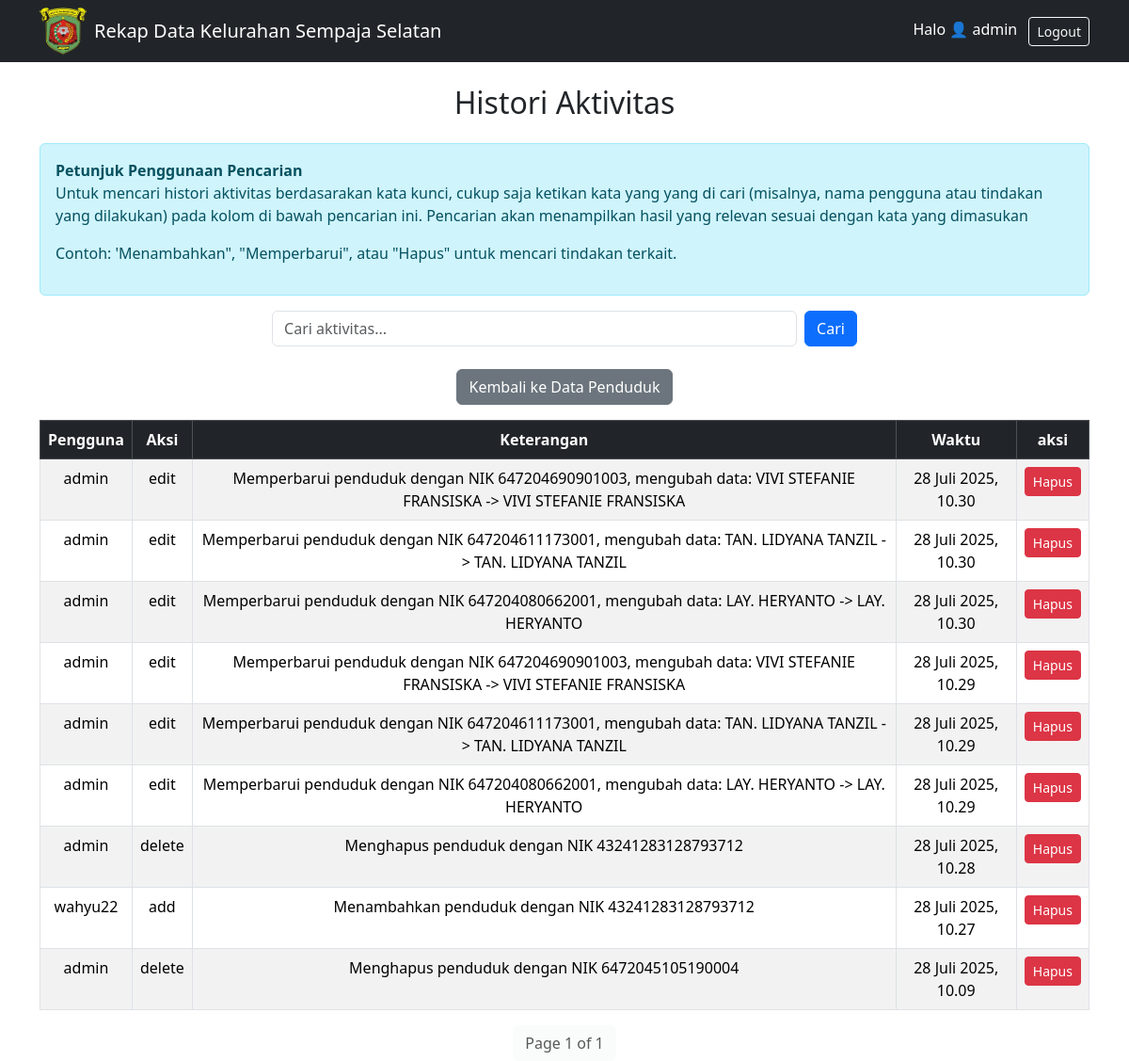
The app's page /Histori/ (signed in), older data.
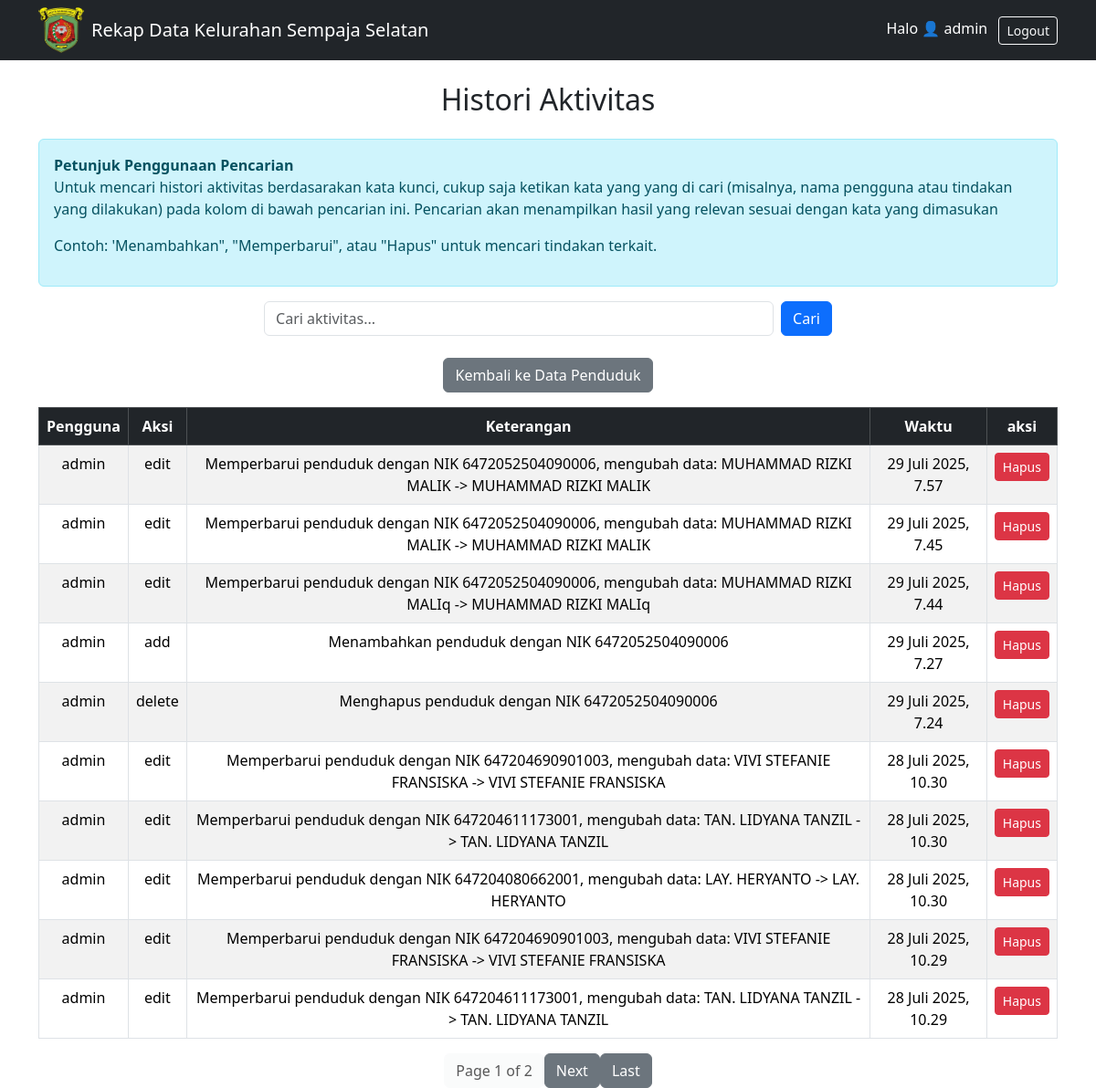
The same page, newer data.
### rekap/models.py (models this page shows, shortened)
class Histori(models.Model):
    ACTION_CHOICES = [
        ('add', 'Add'),
        ('edit', 'Edit'),
        ('delete', 'Delete'),
    ]
    user = models.ForeignKey(User, on_delete=models.CASCADE)  # Pengguna yang melakukan aksi
    action = models.CharField(max_length=20, choices=ACTION_CHOICES)  # Jenis aksi
    object_type = models.CharField(max_length=100)  # Jenis objek yang diubah
    object_id = models.PositiveIntegerField()  # ID objek yang diubah
    timestamp = models.DateTimeField(default=timezone.now)  # Waktu tindakan dilakukan
    details = models.TextField(null=True, blank=True)  # Rincian tentang tindakan

### rekap/views.py (the view)
# urls.py: path('Histori/', views.histori_aktivitas, name='histori_aktivitas'),
@login_required
def histori_aktivitas(request):
    if request.GET.get('q'):
        historis = Histori.objects.filter(details__icontains=request.GET['q']).order_by('-timestamp')  # jika ingin filter pencarian
    else:
        historis = Histori.objects.all().order_by('-timestamp')  # untuk ambil semua data histori yang ada
    paginator = Paginator(historis, 10)
    page = request.GET.get('page')
    historis = paginator.get_page(page)
    return render(request, 'rekap/histori.html', {'historis': historis})

### rekap/templates/rekap/Histori.html (shortened to what this page needs)
{% extends 'rekap/home.html' %}
{% block content %}
<h2 class="text-center mb-4">Histori Aktivitas</h2>
<div class="alert alert-info mb-3">
    <strong>Petunjuk Penggunaan Pencarian</strong>
    <p>Untuk mencari histori aktivitas berdasarakan kata kunci, cukup saja ketikan kata yang yang di cari (misalnya, nama pengguna atau tindakan yang dilakukan) pada kolom di bawah pencarian ini. Pencarian akan menampilkan hasil yang relevan sesuai dengan kata yang dimasukan</p>
    <p>Contoh: 'Menambahkan", "Memperbarui", atau "Hapus" untuk mencari tindakan terkait.</p>
</div>
<form method="get" class="d-flex justify-content-center mb-3">
    <input type="text" name="q" class="form-control w-50 me-2" placeholder="Cari aktivitas..." value="{{ request.GET.q }}">
    <button type="submit" class="btn btn-primary">Cari</button>
</form>
<div class="text-center mt-4">
    <a href="{% url 'list_penduduk' %}" class="btn btn-secondary mb-3">
         Kembali ke Data Penduduk
    </a>
<table class="table table-striped table-bordered">
    <thead class="table-dark">
        <tr class="text-center">
            <th>Pengguna</th>
            <th>Aksi</th>
            <th>Keterangan</th>
            <th>Waktu</th>
            <th>aksi</th>
        </tr>
    </thead>
    <tbody>
        {% for histori in historis %}
        <tr class="text-center">
            <td>{{ histori.user.username }}</td>
            <td>{{ histori.action }}</td>
            <td>{{ histori.details }}</td>
            <td>{{ histori.timestamp }}</td>
            <td>
                <a href="{% url 'hapus_histori' histori.pk %}" class="btn btn-danger btn-sm" onclick="return confirm('Yakin ingin menghapus histori ini?')">Hapus</a>
            </td>
        </tr>
        {% empty %}
        <tr>
            <td colspan="4" class="text-center">Tidak ada histori aktivitas.</td>
        </tr>
        {% endfor %}
    </tbody>
</table>
<div class="d-flex justify-content-center">
    <span class="btn btn-light disabled">Page {{ historis.number }} of {{ historis.paginator.num_pages }}</span>
    {% if historis.has_next %}
        <a class="btn btn-secondary" href="?page={{ historis.next_page_number }}">Next</a>
        <a class="btn btn-secondary" href="?page={{ historis.paginator.num_pages }}">Last</a>
    {% endif %}
</div>
{% endblock %}

Row changes from the older to the newer data that the page shows:
no longer on this page (row unchanged): Histori: user.username "admin", action "edit", details "Memperbarui penduduk dengan NIK 647204080662001, mengubah data: LAY. HERYANTO -> LAY. HERYANTO", timestamp "28 Juli 2025, 10.29"
no longer on this page (row unchanged): Histori: user.username "admin", action "delete", details "Menghapus penduduk dengan NIK 43241283128793712", timestamp "28 Juli 2025, 10.28"
no longer on this page (row unchanged): Histori: user.username "wahyu22", action "add", details "Menambahkan penduduk dengan NIK 43241283128793712", timestamp "28 Juli 2025, 10.27"
no longer on this page (row unchanged): Histori: user.username "admin", action "delete", details "Menghapus penduduk dengan NIK 6472045105190004", timestamp "28 Juli 2025, 10.09"
added Histori: user.username "admin", action "edit", details "Memperbarui penduduk dengan NIK 6472052504090006, mengubah data: MUHAMMAD RIZKI MALIK -> MUHAMMAD RIZKI MALIK", timestamp "29 Juli 2025, 7.57"
added Histori: user.username "admin", action "edit", details "Memperbarui penduduk dengan NIK 6472052504090006, mengubah data: MUHAMMAD RIZKI MALIK -> MUHAMMAD RIZKI MALIK", timestamp "29 Juli 2025, 7.45"
added Histori: user.username "admin", action "edit", details "Memperbarui penduduk dengan NIK 6472052504090006, mengubah data: MUHAMMAD RIZKI MALIq -> MUHAMMAD RIZKI MALIq", timestamp "29 Juli 2025, 7.44"
added Histori: user.username "admin", action "add", details "Menambahkan penduduk dengan NIK 6472052504090006", timestamp "29 Juli 2025, 7.27"
added Histori: user.username "admin", action "delete", details "Menghapus penduduk dengan NIK 6472052504090006", timestamp "29 Juli 2025, 7.24"
Text that changed along with them:
{{ historis.paginator.num_pages }}: "1" → "2"
text now shown: "Next Last"
